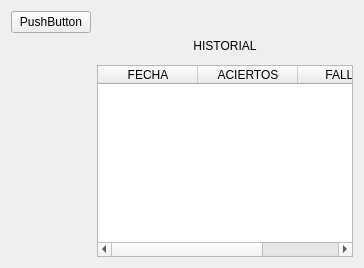
      <widget class="QWidget" name="historico">
       <layout class="QGridLayout" name="gridLayout">
        <item row="1" column="0">
         <widget class="QPushButton" name="pushButton_2">
          <property name="text">
           <string>PushButton</string>
          </property>
         </widget>
        </item>
        <item row="1" column="1">
         <spacer name="horizontalSpacer_3">
          <property name="orientation">
           <enum>Qt::Orientation::Horizontal</enum>
          </property>
          <property name="sizeHint" stdset="0">
           <size>
            <width>40</width>
            <height>20</height>
           </size>
          </property>
         </spacer>
        </item>
        <item row="3" column="1">
         <widget class="QLabel" name="label">
          <property name="text">
           <string>HISTORIAL</string>
          </property>
          <property name="alignment">
           <set>Qt::AlignmentFlag::AlignCenter</set>
          </property>
         </widget>
        </item>
        <item row="5" column="1">
         <widget class="QTableWidget" name="tableHistorial">
          <property name="showGrid">
           <bool>true</bool>
          </property>
          <property name="columnCount">
           <number>3</number>
          </property>
          <attribute name="horizontalHeaderVisible">
           <bool>true</bool>
          </attribute>
          <column>
           <property name="text">
            <string>FECHA</string>
           </property>
          </column>
          <column>
           <property name="text">
            <string>ACIERTOS</string>
           </property>
          </column>
          <column>
           <property name="text">
            <string>FALLOS</string>
           </property>
          </column>
         </widget>
        </item>
        <item row="3" column="0" rowspan="3">
         <spacer name="verticalSpacer_2">
          <property name="orientation">
           <enum>Qt::Orientation::Vertical</enum>
          </property>
          <property name="sizeHint" stdset="0">
           <size>
            <width>20</width>
            <height>40</height>
           </size>
          </property>
         </spacer>
        </item>
       </layout>
      </widget>
